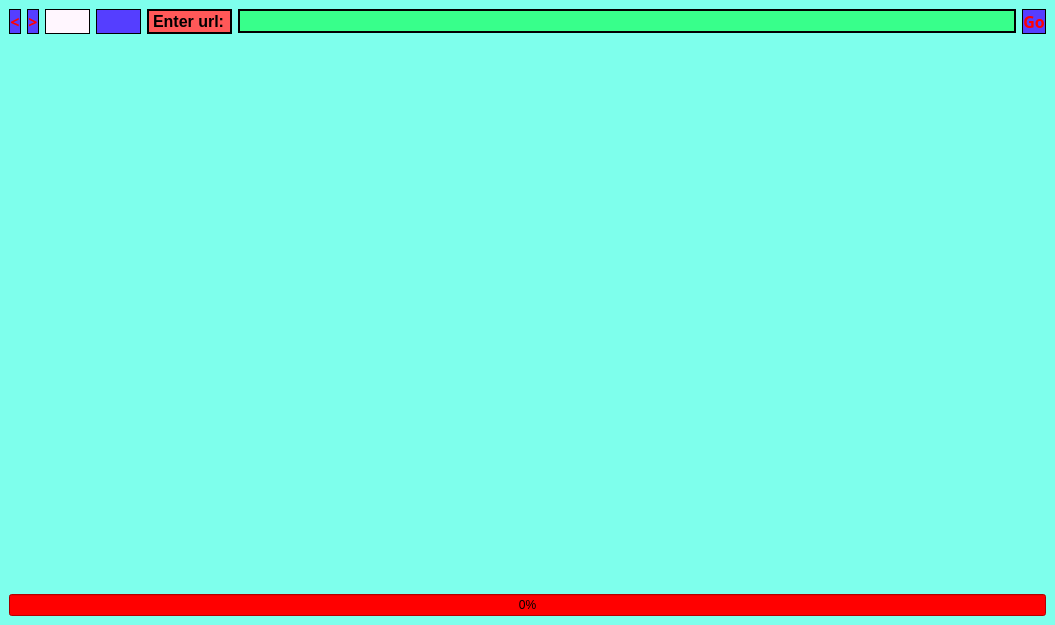
<?xml version="1.0" encoding="UTF-8"?>
<ui version="4.0">
 <class>MainWindow</class>
 <widget class="QMainWindow" name="MainWindow">
  <property name="geometry">
   <rect>
    <x>0</x>
    <y>0</y>
    <width>1055</width>
    <height>625</height>
   </rect>
  </property>
  <property name="windowTitle">
   <string>ShohBrowser</string>
  </property>
  <property name="windowIcon">
   <iconset resource="res.qrc">
    <normaloff>:/Browser-icon.png</normaloff>:/Browser-icon.png</iconset>
  </property>
  <widget class="QWidget" name="centralwidget">
   <property name="styleSheet">
    <string notr="true">QWidget
{
background-color:#7effec;
}</string>
   </property>
   <layout class="QGridLayout" name="gridLayout">
    <item row="2" column="0">
     <layout class="QHBoxLayout" name="horizontalLayout_2"/>
    </item>
    <item row="0" column="0">
     <layout class="QHBoxLayout" name="horizontalLayout">
      <item>
       <widget class="QPushButton" name="back_But">
        <property name="font">
         <font>
          <family>Myanmar Text</family>
          <pointsize>12</pointsize>
          <weight>75</weight>
          <bold>true</bold>
         </font>
        </property>
        <property name="styleSheet">
         <string notr="true">QPushButton
{
background-color:#553eff;
color:red;
border:1px solid black;
}
</string>
        </property>
        <property name="text">
         <string>&lt;</string>
        </property>
       </widget>
      </item>
      <item>
       <widget class="QPushButton" name="forward_But">
        <property name="font">
         <font>
          <family>Myanmar Text</family>
          <pointsize>12</pointsize>
          <weight>75</weight>
          <bold>true</bold>
         </font>
        </property>
        <property name="styleSheet">
         <string notr="true">QPushButton
{
background-color:#553eff;
color:red;
border:1px solid black;
}
</string>
        </property>
        <property name="text">
         <string>&gt;</string>
        </property>
       </widget>
      </item>
      <item>
       <widget class="QPushButton" name="home_But">
        <property name="font">
         <font>
          <family>Myanmar Text</family>
          <pointsize>12</pointsize>
          <weight>75</weight>
          <bold>true</bold>
         </font>
        </property>
        <property name="styleSheet">
         <string notr="true">QPushButton
{
background-color:rgb(255, 246, 254);
color:white;
border:1px solid black;
}
</string>
        </property>
        <property name="text">
         <string/>
        </property>
        <property name="icon">
         <iconset resource="res.qrc">
          <normaloff>:/home.png</normaloff>:/home.png</iconset>
        </property>
        <property name="iconSize">
         <size>
          <width>40</width>
          <height>30</height>
         </size>
        </property>
       </widget>
      </item>
      <item>
       <widget class="QPushButton" name="refresh_But">
        <property name="font">
         <font>
          <family>Myanmar Text</family>
          <pointsize>12</pointsize>
          <weight>75</weight>
          <bold>true</bold>
         </font>
        </property>
        <property name="styleSheet">
         <string notr="true">QPushButton
{
background-color:#553eff;
color:red;
border:1px solid black;
}
</string>
        </property>
        <property name="text">
         <string/>
        </property>
        <property name="icon">
         <iconset resource="res.qrc">
          <normaloff>:/refresh.png</normaloff>:/refresh.png</iconset>
        </property>
        <property name="iconSize">
         <size>
          <width>40</width>
          <height>30</height>
         </size>
        </property>
       </widget>
      </item>
      <item>
       <widget class="QLabel" name="label">
        <property name="font">
         <font>
          <family>MS Sans Serif</family>
          <pointsize>12</pointsize>
          <weight>75</weight>
          <bold>true</bold>
         </font>
        </property>
        <property name="styleSheet">
         <string notr="true">QLabel
{
background-color:#ff5858;
color:black;
border: 2px solid black;
}</string>
        </property>
        <property name="text">
         <string>Enter url:</string>
        </property>
       </widget>
      </item>
      <item>
       <widget class="QLineEdit" name="lineEdit">
        <property name="font">
         <font>
          <pointsize>11</pointsize>
          <weight>75</weight>
          <bold>true</bold>
         </font>
        </property>
        <property name="styleSheet">
         <string notr="true">QLineEdit
{
background-color:#38ff8b;
border:2px solid black;
}
</string>
        </property>
       </widget>
      </item>
      <item>
       <widget class="QPushButton" name="go_But">
        <property name="font">
         <font>
          <family>Myanmar Text</family>
          <pointsize>12</pointsize>
          <weight>75</weight>
          <bold>true</bold>
         </font>
        </property>
        <property name="styleSheet">
         <string notr="true">QPushButton
{
background-color:#553eff;
color:red;
border:1px solid black;
}
</string>
        </property>
        <property name="text">
         <string>Go</string>
        </property>
       </widget>
      </item>
     </layout>
    </item>
    <item row="3" column="0">
     <widget class="QProgressBar" name="progressBar">
      <property name="styleSheet">
       <string notr="true">QProgressBar
{
color:black;
background-color:red;
}</string>
      </property>
      <property name="value">
       <number>0</number>
      </property>
     </widget>
    </item>
    <item row="1" column="0">
     <spacer name="verticalSpacer">
      <property name="orientation">
       <enum>Qt::Vertical</enum>
      </property>
      <property name="sizeHint" stdset="0">
       <size>
        <width>20</width>
        <height>40</height>
       </size>
      </property>
     </spacer>
    </item>
   </layout>
  </widget>
 </widget>
 <resources>
  <include location="res.qrc"/>
 </resources>
 <connections/>
</ui>
